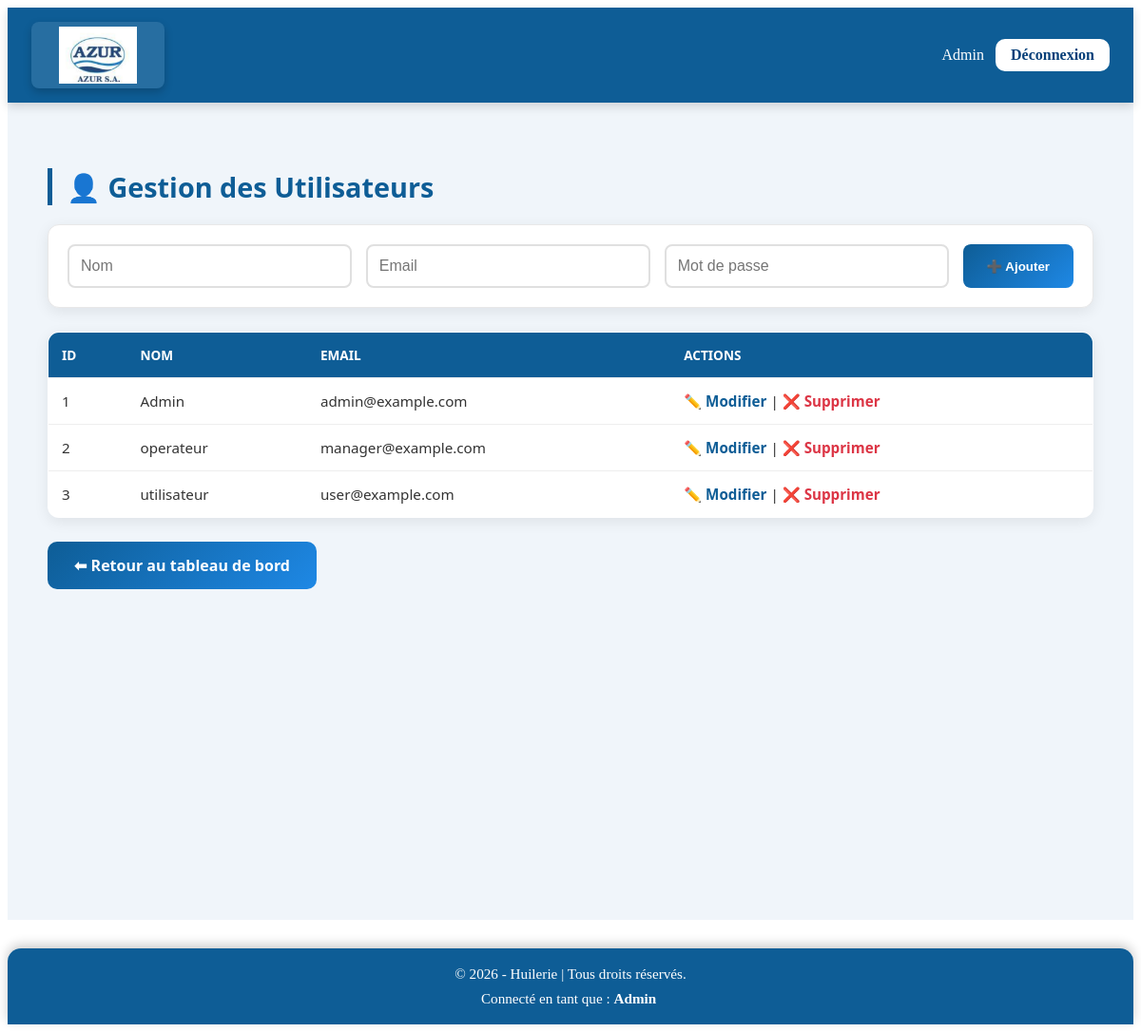
The page /public/utilisateur.php (signed in) on the database its author committed.
### tables this page shows
CREATE TABLE IF NOT EXISTS `utilisateur` (
  `id_utilisateur` int NOT NULL AUTO_INCREMENT,
  `nom` varchar(100) NOT NULL,
  `email` varchar(100) NOT NULL,
  `mot_de_passe` varchar(255) NOT NULL,
  `id_role` int DEFAULT NULL,
  PRIMARY KEY (`id_utilisateur`),
  UNIQUE KEY `email` (`email`),
  KEY `id_role` (`id_role`)
);

### src/controllers/utilisateurController.php (called while the page is built, shortened)
<?php
require_once __DIR__ . "/../models/Utilisateur.php";
$utilisateurModel = new Utilisateur();
function listerUtilisateurs() {
    global $utilisateurModel;
    return $utilisateurModel->lister();
}
$utilisateurs = listerUtilisateurs();
$utilisateurEdit = isset($_GET['modifier']) ? trouverUtilisateurParId($_GET['modifier']) : null;
include __DIR__ . "/../views/utilisateurs.php";

### public/utilisateur.php (called while the page is built)
<?php
require_once __DIR__ . "/../src/controllers/utilisateurController.php";
?>

### src/models/Utilisateur.php (called while the page is built, shortened)
<?php
require_once __DIR__ . "/../../config/db.php";
class Utilisateur {
    private $pdo;
    public function __construct() {
        global $pdo;
        $this->pdo = $pdo;
    }
    public function lister() {
        return $this->pdo->query("SELECT id_utilisateur, nom, email FROM Utilisateur")->fetchAll();
    }
}

### src/views/utilisateurs.php (the view, shortened to what this page needs)
<?php include __DIR__ . "/../../templates/header.php"; ?>
<main class="main-content">
<div class="container">
    <h1>👤 Gestion des Utilisateurs</h1>
    <form method="post">
        <input type="text" name="nom" placeholder="Nom" value="<?= htmlspecialchars($utilisateurEdit['nom'] ?? '') ?>" required>
        <input type="email" name="email" placeholder="Email" value="<?= htmlspecialchars($utilisateurEdit['email'] ?? '') ?>" required>
        <input type="password" name="mot_de_passe" placeholder="Mot de passe" <?= $utilisateurEdit ? '' : 'required' ?>>
        <?php if ($utilisateurEdit): ?>
            <button type="submit" name="modifier">✏️ Modifier</button>
            <a href="utilisateur.php">❌ Annuler</a>
        <?php else: ?>
            <button type="submit" name="ajouter">➕ Ajouter</button>
        <?php endif; ?>
    </form>
    <table>
        <thead>
            <tr>
                <th>ID</th>
                <th>Nom</th>
                <th>Email</th>
                <th>Actions</th>
            </tr>
        </thead>
        <tbody>
        <?php foreach($utilisateurs as $u):
            $dashboard = "dashboard_user.php";
        ?>
            <tr onclick="window.location.href='<?= $dashboard ?>?id=<?= $u['id_utilisateur'] ?>'" style="cursor:pointer;">
                <td><?= $u['id_utilisateur'] ?? '' ?></td>
                <td><?= htmlspecialchars($u['nom'] ?? '') ?></td>
                <td><?= htmlspecialchars($u['email'] ?? '') ?></td>
                <td>
                    <a href="?modifier=<?= $u['id_utilisateur'] ?>">✏️ Modifier</a> |
                    <a href="?supprimer=<?= $u['id_utilisateur'] ?>" class="delete-btn" onclick="return confirm('Supprimer cet utilisateur ?')">❌ Supprimer</a>
                </td>
            </tr>
        <?php endforeach; ?>
        </tbody>
    </table>
    <div style="margin-top:20px;">
        <a href="dashboard.php" class="btn-dashboard">⬅ Retour au tableau de bord</a>
    </div>
</div>
</main>
<?php include __DIR__ . "/../../templates/footer.php"; ?>

### src/views/utilisateurs.php (style rules this page uses)
.main-content { padding: 30px 20px; font-family: "Segoe UI", Arial, sans-serif; background: #f0f5fa; min-height: 100vh; }
.container { max-width: 1100px; margin: 0 auto; padding: 20px; }
h1 { font-size: 1.8rem; color: #0e5d96; margin-bottom: 20px; border-left: 5px solid #0e5d96; padding-left: 15px; }
form { display: flex; flex-wrap: wrap; gap: 15px; margin-bottom: 25px; background: #fff; padding: 20px; border-radius: 12px; box-shadow: 0 4px 15px rgba(0,0,0,0.08); border: 1px solid #e8e8e8; }
form input { padding: 12px; border: 2px solid #e0e0e0; border-radius: 8px; flex: 1; min-width: 150px; font-size: 1rem; transition: all 0.3s; }
form button { padding: 12px 25px; background: linear-gradient(135deg, #0e5d96, #1e88e5); border: none; color: #fff; border-radius: 8px; cursor: pointer; transition: all 0.3s; font-weight: 600; }
table { width: 100%; border-collapse: collapse; background: #fff; border-radius: 12px; overflow: hidden; box-shadow: 0 4px 15px rgba(0,0,0,0.08); margin-bottom: 25px; border: 1px solid #e8e8e8; }
table th, table td { padding: 14px; text-align: left; border-bottom: 1px solid #eee; }
table th { background: #0e5d96; color: #fff; text-transform: uppercase; font-size: 0.85rem; font-weight: 600; }
table td { color: #333; font-size: 0.95rem; }
a { color: #0e5d96; text-decoration: none; font-weight: 600; }
a.delete-btn { color: #dc3545; }
.btn-dashboard { padding: 14px 28px; font-size: 1rem; border-radius: 10px; background: linear-gradient(135deg, #0e5d96, #1e88e5); color: #fff; text-decoration: none; font-weight: 600; transition: all 0.3s ease; display: inline-block; }

### rows shown on the page
utilisateur: id_utilisateur "1", nom "Admin", email "admin@example.com"
utilisateur: id_utilisateur "2", nom "operateur", email "manager@example.com"
utilisateur: id_utilisateur "3", nom "utilisateur", email "user@example.com"

### other values the page prints
$_SESSION['user']['nom'] "Admin"
